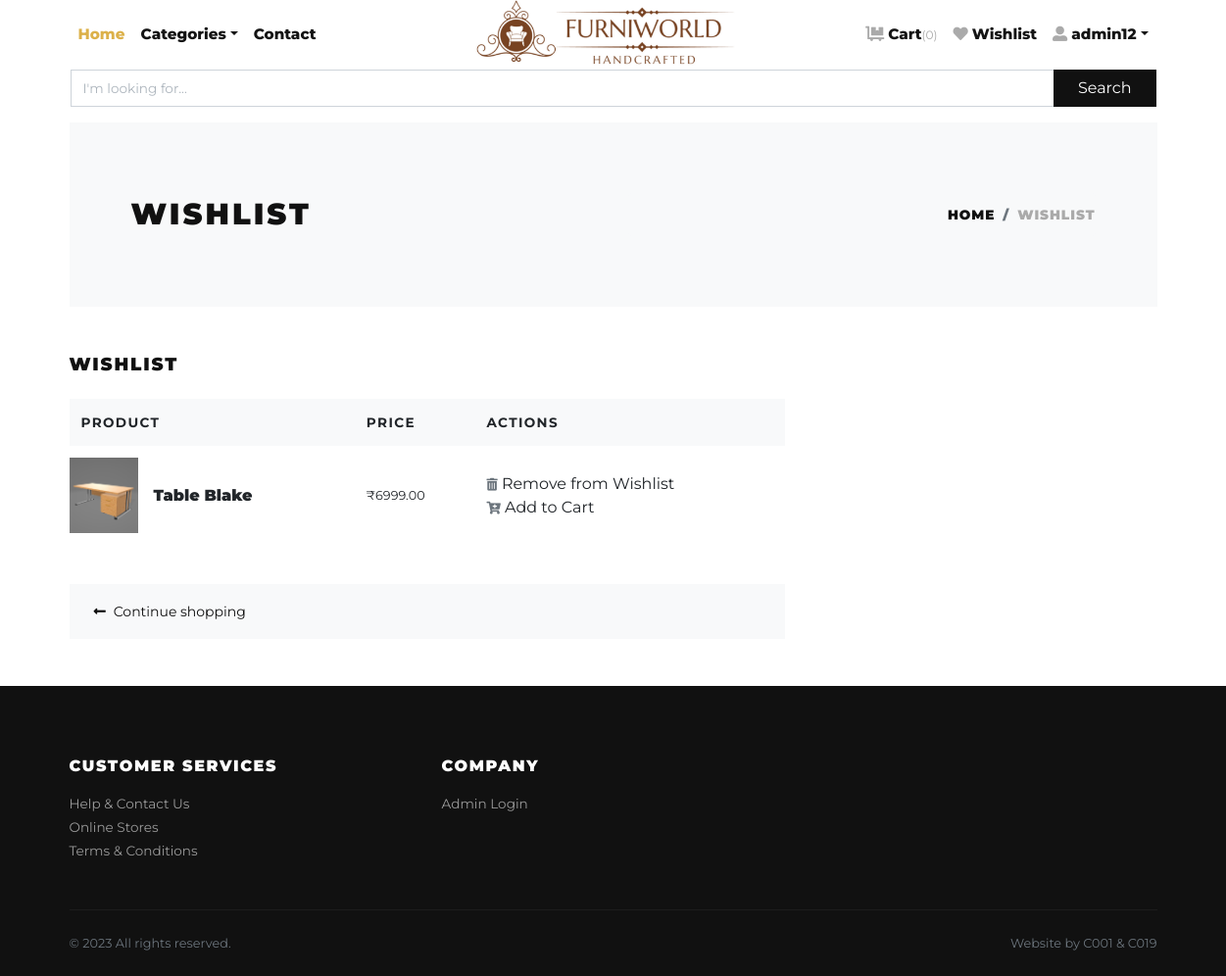
The app's page /wishlist/ (signed in) with its own data.
### store/models.py (models this page shows, shortened)
class Wishlist(models.Model):
    user = models.ForeignKey(User, verbose_name="User", on_delete=models.CASCADE)
    product = models.ForeignKey(Product, verbose_name="Product", on_delete=models.CASCADE)
    quantity = models.PositiveIntegerField(default=1, verbose_name="Quantity")
    created_at = models.DateTimeField(auto_now_add=True, verbose_name="Created Date")

class Product(models.Model):
    title = models.CharField(max_length=150, verbose_name="Product Title")
    slug = models.SlugField(max_length=160, verbose_name="Product Slug")
    sku = models.CharField(max_length=255, unique=True, verbose_name="Unique Product ID (SKU)")
    short_description = models.TextField(verbose_name="Short Description")
    detail_description = models.TextField(blank=True, null=True, verbose_name="Detail Description")
    product_image = models.ImageField(upload_to='product', blank=True, null=True, verbose_name="Product Image")
    price = models.DecimalField(max_digits=8, decimal_places=2)
    category = models.ForeignKey(Category, verbose_name="Product Categoy", on_delete=models.CASCADE)
    is_active = models.BooleanField(verbose_name="Is Active?")
    is_featured = models.BooleanField(verbose_name="Is Featured?")
    created_at = models.DateTimeField(auto_now_add=True, verbose_name="Created Date")
    updated_at = models.DateTimeField(auto_now=True, verbose_name="Updated Date")
    t_model= models.FileField(upload_to='3dfile', max_length=200, blank=True, null=True, verbose_name="3D File")
    class Meta:
        verbose_name_plural = 'Products'
        ordering = ('-created_at', )

### store/views.py (the view)
# urls.py: path('wishlist/', views.wishlist, name="wishlist"),
def wishlist(request):
    user = request.user
    wishlist_products = Wishlist.objects.filter(user=user)
    amount = decimal.Decimal(0)
    wp = [p for p in Wishlist.objects.all() if p.user==user]
    if wp:
        for p in wp:
            temp_amount = (p.quantity * p.product.price)
            amount += temp_amount
    context = {
        'wishlist_products': wishlist_products,
        'amount': amount,
        'total_amount': amount,
    }
    return render(request, 'store/wishlist.html', context)

### store/context_preprocessors.py (called while the page is built)
def store_menu(request):
    categories = Category.objects.filter(is_active=True)
    context = {
        'categories_menu': categories,
    }
    return context

def cart_menu(request):
    if request.user.is_authenticated:
        cart_items= Cart.objects.filter(user=request.user)
        context = {
            'cart_items': cart_items,
        }
    else:
        context = {}
    return context

### templates/store/wishlist.html (shortened to what this page needs)
{% extends 'base.html' %}
{% load static %}
{% load humanize %}
{% block content %}
<div class="container">
    <section class="py-5 bg-light">
        <div class="container">
            <div class="row px-4 px-lg-5 py-lg-4 align-items-center">
                <div class="col-lg-6">
                    <h1 class="h2 text-uppercase mb-0">Wishlist</h1>
                </div>
                <div class="col-lg-6 text-lg-right">
                    <nav aria-label="breadcrumb">
                        <ol class="breadcrumb justify-content-lg-end mb-0 px-0">
                            <li class="breadcrumb-item"><a href="{% url 'store:home' %}">Home</a></li>
                            <li class="breadcrumb-item active" aria-current="page">Wishlist</li>
                        </ol>
                    </nav>
                </div>
            </div>
        </div>
    </section>
    {% if wishlist_products %}
    <section class="py-5">
        <h2 class="h5 text-uppercase mb-4">Wishlist</h2>
        <div class="row">
            <div class="col-lg-8 mb-4 mb-lg-0">
                <div class="table-responsive mb-4">
                    <table class="table">
                        <thead class="bg-light">
                            <tr>
                                <th class="border-0" scope="col"> <strong class="text-small text-uppercase">Product</strong></th>
                                <th class="border-0" scope="col"> <strong class="text-small text-uppercase">Price</strong></th>
                                <th class="border-0" scope="col"> <strong class="text-small text-uppercase">Actions</strong></th>
                            </tr>
                        </thead>
                        <tbody>
                            {% for wishlist_product in wishlist_products %}
                            <tr>
                                <th class="pl-0 border-0" scope="row">
                                    <div class="media align-items-center">
                                        {% if wishlist_product.product.product_image %}
                                        <a class="reset-anchor d-block animsition-link"
                                            href="{% url 'store:product-detail' wishlist_product.product.slug %}"><img
                                                src="{{wishlist_product.product.product_image.url}}"
                                                alt="{{wishlist_product.product.title}}" width="70" /></a>
                                        {% else %}
                                        <a class="reset-anchor d-block animsition-link"
                                            href="{% url 'store:product-detail' wishlist_product.product.slug %}"><img
                                                src="{% static 'img/product-detail-3.jpg' %}"
                                                alt="{{wishlist_product.product.title}}" width="70" /></a>
                                        {% endif %}
                                        <div class="media-body ml-3"><strong class="h6"><a class="reset-anchor animsition-link"
                                                href="{% url 'store:product-detail' wishlist_product.product.slug %}">{{wishlist_product.product.title}}</a></strong></div>
                                    </div>
                                </th>
                                <td class="align-middle border-0">
                                    <p class="mb-0 small">₹{{wishlist_product.product.price}}</p>
                                </td>
                                <td class="align-middle border-0">
                                    <a class="reset-anchor" href="{% url 'store:remove-wishlist' wishlist_product.id %}">
                                        <i class="fas fa-trash-alt small text-muted"></i> Remove from Wishlist
                                    </a>
                                    <br>
                                    <a class="reset-anchor" a href="{% url 'store:add-to-cart' %}?prod_id={{ wishlist_product.product.id }}">
                                        <i class="fas fa-cart-plus small text-muted"></i> Add to Cart
                                    </a>
                                </td>
                            </tr>
                            {% endfor %}
                        </tbody>
                    </table>
                </div>
                <div class="bg-light px-4 py-3">
                    <div class="row align-items-center text-center">
                        <div class="col-md-6 mb-3 mb-md-0 text-md-left"><a class="btn btn-link p-0 text-dark btn-sm"
                                href="{% url 'store:home' %}"><i class="fas fa-long-arrow-alt-left mr-2"> </i>Continue
                                shopping</a></div>
                    </div>
                </div>
            </div>
        </div>
    </section>
    {% else %}
    <div class="text-center py-5">
        <h3 class="mb-3">Your wishlist is empty.</h3>
        <a href="{% url 'store:home' %}"><i class="fas fa-long-arrow-alt-left mr-2"> </i>Continue shopping</a>
    </div>
    {% endif %}
</div>
{% endblock content %}

### templates/navbar.html (shortened to what this page needs)
{% load static %}
      <header class="header bg-white">
        <div class="container px-0 px-lg-3">
          <nav class="navbar navbar-expand-lg navbar-light py-3 px-lg-0"><a class="navbar-brand" href="{% url 'store:home' %}"><img src="{% static 'img/furniworld-2.png' %}" alt="FurniWorld" style="height: 85px;" class="logo-img"></a>
            <div class="collapse navbar-collapse" id="navbarSupportedContent">
              <ul class="navbar-nav mr-auto">
                <li class="nav-item">
                  <a class="nav-link active" href="{% url 'store:home' %}">Home</a>
                </li>
                <li class="nav-item dropdown"><a class="nav-link dropdown-toggle" id="pagesDropdown" href="#" data-toggle="dropdown" aria-haspopup="true" aria-expanded="false">Categories</a>
                </li>
                <li class="nav-item">
                  <a class="nav-link" href="{% url 'store:query' %}">Contact</a>
                </li>
              </ul>
              <ul class="navbar-nav ml-auto">
                {% if request.user.is_authenticated %}
                <li class="nav-item"><a class="nav-link" href="{% url 'store:cart' %}"> <i class="fas fa-dolly-flatbed mr-1 text-gray"></i>Cart<small class="text-gray">({{cart_items.count}})</small></a></li>
                <li class="nav-item"><a class="nav-link" href="{% url 'store:wishlist' %}"> <i class="far fa fa-heart mr-1 text-gray"></i>Wishlist</a></li>
                  <li class="nav-item dropdown"><a class="nav-link dropdown-toggle" id="pagesDropdown" href="#" data-toggle="dropdown" aria-haspopup="true" aria-expanded="false"><i class="fas fa-user-alt mr-1 text-gray"></i>{{ user }}</a></a>
                </li>
                {% else %}
                  <li class="nav-item"><a class="nav-link" href="{% url 'store:login' %}">Login</a></li>
                  <li class="nav-item"><a class="nav-link" href="{% url 'store:register' %}">Create Account</a></li>
                {% endif %}
              </ul>
            </div>
          </nav>
          <form action="/search">
            <div class="input-group mb-3">
              <input name="q" type="text" class="form-control" placeholder="I'm looking for..." required>
              <div class="input-group-append">
                <button class="btn btn-dark btn-block" type="submit" id="button-addon2">Search</button>
              </div>
            </div>
          </form>
        </div>
      </header>

### Furniworld/static/css/style.default.css (style rules this page uses)
.text-small { font-size: 0.85rem !important; }
.text-gray { color: #aaa !important; }
strong { font-weight: 700; }
.navbar { position: relative; }
@media (min-width: 992px) { .navbar-brand { position: absolute; top: 50%; left: 50%; -webkit-transform: translate(-50%, -50%); transform: translate(-50%, -50%); } }
.text-uppercase { text-transform: uppercase; letter-spacing: 0.1em; }
.reset-anchor { color: inherit; transition: all 0.3s; }
.navbar { padding: 0.5rem 1rem; }
.navbar-brand { display: inline-block; padding-top: 0.3125rem; padding-bottom: 0.3125rem; margin-right: 1rem; font-size: 1.25rem; }
.navbar-light .navbar-brand { color: #dcb14a; }
.navbar-light .navbar-nav .nav-link { color: rgba(17, 17, 17, 0.99); font-weight: 800; font-size: 0.95rem; transition: all 0.3s; }
.navbar-light .navbar-nav .show > .nav-link, .navbar-light .navbar-nav .active > .nav-link, .navbar-light .navbar-nav .nav-link.show, .navbar-light .navbar-nav .nav-link.active { color: #dcb14a; }
.btn { font-weight: 400; border: 1px solid transparent; font-family: inherit; padding: 0.375rem 1.5rem; font-size: 1rem; line-height: 1.5; border-radius: 0; transition: color 0.15s ease-in-out, background-color 0.15s ease-in-out, border-color 0.15s ease-in-out, box-shadow 0.15s ease-in-out; }
.btn-link { font-weight: 400; color: #dcb14a; }
.btn-dark { color: #fff; background-color: #111111; border-color: #111111; }
.btn-sm { padding: 0.375rem 0.75rem; font-size: 0.875rem; line-height: 1.5; border-radius: 0; }
body { font-family: "Libre Franklin", sans-serif; font-size: 1rem; font-weight: 400; line-height: 1.5; color: #111111; background-color: #fff; }
a { color: #dcb14a; text-decoration: none; }
h1, h2, h3, h4, h5, h6, .h1, .h2, .h3, .h4, .h5, .h6 { margin-bottom: 0.5rem; font-family: inherit; font-weight: 900; line-height: 1.2; color: inherit; }
h1, .h1 { font-size: 2.2rem; }
h2, .h2 { font-size: 1.9rem; }
h5, .h5 { font-size: 1.15rem; }
h6, .h6 { font-size: 1rem; }
small, .small { font-size: 80%; font-weight: 400; }
.bg-light { background-color: #f8f9fa !important; }
.text-dark { color: #111111 !important; }
.form-control { padding: 0.375rem 0.75rem; font-size: 1rem; line-height: 1.5; color: #495057; background-color: #fff; border: 1px solid #ced4da; border-radius: 0; transition: border-color 0.15s ease-in-out, box-shadow 0.15s ease-in-out; }
.form-control::placeholder { color: #adb5bd; font-size: 0.85rem; font-weight: 400; }
.nav-link { padding: 0.5rem 1rem; }
.breadcrumb { background: #f8f9fa; }
.breadcrumb-item { font-size: 0.85rem; text-transform: uppercase; letter-spacing: 0.07em; font-weight: 900; color: #111111; }
.breadcrumb-item a { color: inherit; transition: all 0.3s; }
.breadcrumb-item.active { color: #aaa; }

### Furniworld/static/css/custom.css (style rules this page uses)
body { font-family: 'Montserrat', sans-serif; }
h1,h2,h3,h4,h5,h6 { font-family: 'Montserrat', sans-serif; }

### records on screen
Wishlist: product.product_image (picture), product "Table Blake", product.price "6999.00"

### other values on screen
{{ cart_items.count }} "0"
{{ user }} "admin12"
